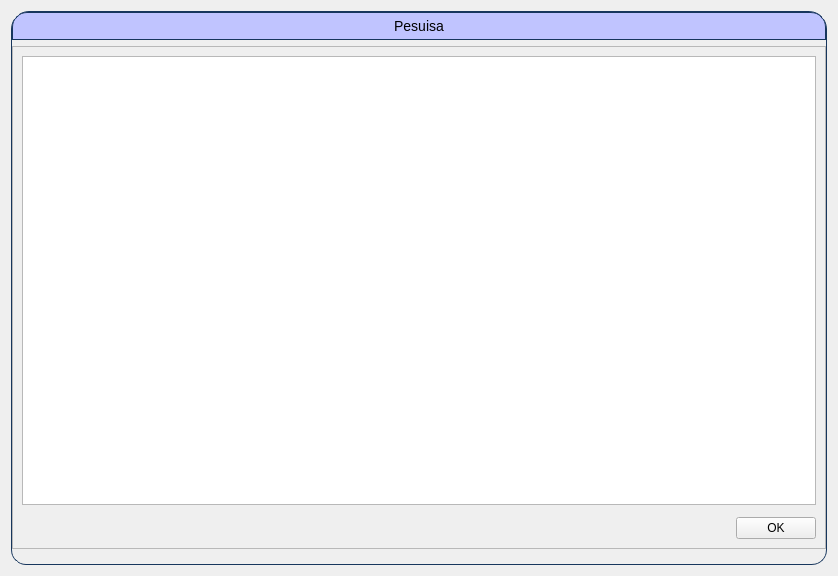
<?xml version="1.0" encoding="UTF-8"?>
<ui version="4.0">
 <class>DialogPesquisarCT</class>
 <widget class="QWidget" name="DialogPesquisarCT">
  <property name="windowTitle" stdset="0">
   <string>DialogPesquisarCT</string>
  </property>
  <property name="geometry" stdset="0">
   <rect>
    <x>0</x>
    <y>0</y>
    <width>838</width>
    <height>576</height>
   </rect>
  </property>
  <layout class="QVBoxLayout" name="verticalLayout">
   <item>
    <widget class="QFrame" name="framePesquisa">
     <property name="frameShape" stdset="0">
      <enum>QFrame::StyledPanel</enum>
     </property>
     <property name="frameShadow" stdset="0">
      <enum>QFrame::Raised</enum>
     </property>
     <property name="styleSheet" stdset="0">
      <string notr="true">QFrame#framePesquisa
{
	border: 1px solid #FF17365D;
	border-top-left-radius: 18px;
	border-top-right-radius: 18px;
	border-bottom-left-radius: 15px;
	border-bottom-right-radius: 15px;
}</string>
     </property>
     <layout class="QVBoxLayout" name="verticalLayout_5">
      <property name="leftMargin">
       <number>0</number>
      </property>
      <property name="topMargin">
       <number>0</number>
      </property>
      <property name="rightMargin">
       <number>0</number>
      </property>
      <property name="bottomMargin">
       <number>15</number>
      </property>
      <item>
       <widget class="QPushButton" name="pushButtonTituloPesquisa">
        <property name="text" stdset="0">
         <string>Pesuisa</string>
        </property>
        <property name="styleSheet" stdset="0">
         <string notr="true">QPushButton#pushButtonTituloPesquisa{
	border: 1px solid #FF17365D;
	border-top-left-radius: 15px;
	border-top-right-radius: 15px;
	background-color: #c0c4ff;
	padding: 5px 0px;
	max-height: 25px;
   font-size: 14px;
}</string>
        </property>
       </widget>
      </item>
      <item>
       <widget class="QFrame" name="subFrameDiretivas">
        <property name="frameShape" stdset="0">
         <enum>QFrame::StyledPanel</enum>
        </property>
        <property name="frameShadow" stdset="0">
         <enum>QFrame::Raised</enum>
        </property>
        <layout class="QGridLayout" name="gridLayout_2">
         <property name="leftMargin">
          <number>9</number>
         </property>
         <property name="topMargin">
          <number>9</number>
         </property>
         <property name="rightMargin">
          <number>9</number>
         </property>
         <property name="bottomMargin">
          <number>9</number>
         </property>
         <item row="1" column="0">
          <layout class="QHBoxLayout" name="horizontalLayout">
           <property name="topMargin">
            <number>6</number>
           </property>
           <item>
            <spacer name="horizontalSpacer">
             <property name="sizeHint" stdset="0">
              <size>
               <width>40</width>
               <height>20</height>
              </size>
             </property>
             <property name="orientation" stdset="0">
              <enum>Qt::Horizontal</enum>
             </property>
            </spacer>
           </item>
           <item>
            <widget class="QPushButton" name="pushButtonOk">
             <property name="text" stdset="0">
              <string>OK</string>
             </property>
            </widget>
           </item>
          </layout>
         </item>
         <item row="0" column="0">
          <widget class="QTreeView" name="treeView"/>
         </item>
        </layout>
       </widget>
      </item>
     </layout>
    </widget>
   </item>
  </layout>
 </widget>
 <resources/>
 <connections/>
</ui>
